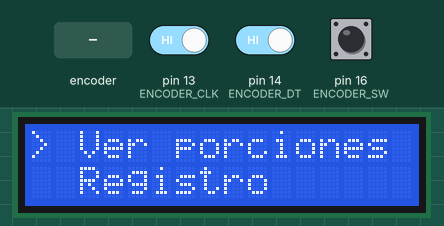
The sketch below on a simulated Arduino Uno, built with avr-gcc and run on an emulated ATmega328P. Shown: 16×2 character LCD. The test bench sets the inputs (shaded band); at power-on: pin 16 (ENCODER_SW) HIGH, pin 13 (ENCODER_CLK) HIGH, pin 14 (ENCODER_DT) HIGH.

Above: at 1.2 s.
1.3 s: rotary encoder on pin 13 (ENCODER_CLK) / pin 14 (ENCODER_DT) turned 3 steps (first pin leading)
At 2.3 s:
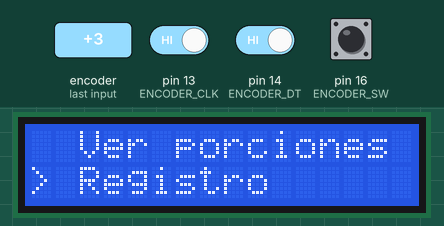
3.4 s: pin 16 (ENCODER_SW) driven LOW
At 4.6 s:
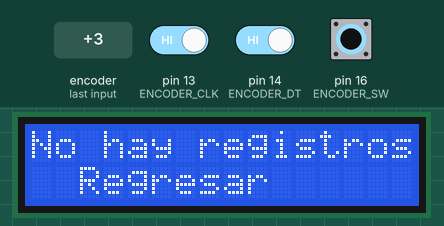
4.9 s: rotary encoder on pin 13 (ENCODER_CLK) / pin 14 (ENCODER_DT) turned 1 step (first pin leading)
At 5.7 s:
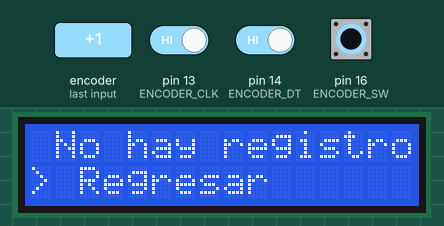
6.6 s: pin 16 (ENCODER_SW) pulsed HIGH 5 times (0.12 s each, 0.3 s apart)
At 8.4 s:
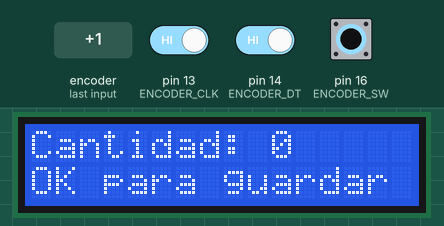
9.6 s: pin 16 (ENCODER_SW) pulsed HIGH 2 times (0.12 s each, 0.3 s apart)
At 11.1 s:
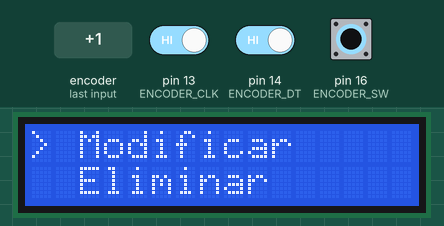
11.7 s: rotary encoder on pin 13 (ENCODER_CLK) / pin 14 (ENCODER_DT) turned 3 steps (first pin leading)
At 12.01 s:
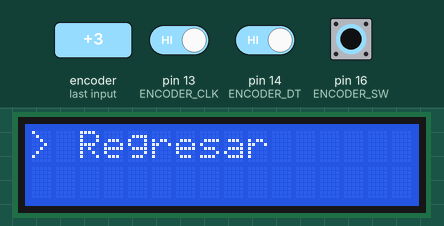
Timing chart, 0 to 14.7 s (numbered marks = the images above; inputs shaded):
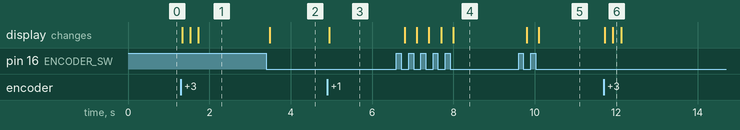

The sketch:

Pantalla_Encoder.ino
```cpp
#include <Wire.h>
#include <LiquidCrystal_I2C.h>

#define ENCODER_CLK 13
#define ENCODER_DT  14
#define ENCODER_SW  16

LiquidCrystal_I2C lcd(0x27, 16, 2);

int lastEncoderCLK = HIGH;
bool buttonPressed = false;

enum State {
  MAIN_MENU,
  VER_PORCIONES,
  CREAR_PORCION_HORA,
  CREAR_PORCION_MINUTO,
  CREAR_PORCION_CANTIDAD,
  PORCION_OPCIONES,
  MODIFICAR_HORA,
  MODIFICAR_MINUTO,
  MODIFICAR_CANTIDAD,
  REGISTRO
};

State menuState = MAIN_MENU;
int menuIndex = 0;
int scrollIndex = 0;
int selectedPorcion = -1;

struct Porcion {
  int cantidad = 0;
  int horaMinutos = 0; // minutos totales desde medianoche
  bool servido = false;
  int cantidadReal = 0;
  int horaServido = -1; // minutos totales cuando se sirvió
};

Porcion porciones[10];
int numPorciones = 0;

int editHora = 0;
int editMinuto = 0;

void setup() {
  pinMode(ENCODER_CLK, INPUT);
  pinMode(ENCODER_DT, INPUT);
  pinMode(ENCODER_SW, INPUT_PULLUP);
  lcd.init();
  lcd.backlight();
  mostrarMenu();
}

void loop() {
  // Lectura de giro del encoder
  int currentCLK = digitalRead(ENCODER_CLK);
  if (currentCLK != lastEncoderCLK && currentCLK == LOW) {
    if (digitalRead(ENCODER_DT) != currentCLK) {
      menuIndex++;  // Sentido horario
    } else {
      menuIndex--;  // Sentido antihorario
    }
    mostrarMenu();
  }
  lastEncoderCLK = currentCLK;

  // Lectura de clic del encoder
  if (digitalRead(ENCODER_SW) == LOW && !buttonPressed) {
    delay(50); // Antirrebote simple
    if (digitalRead(ENCODER_SW) == LOW) {
      buttonPressed = true;
      handleSelect();
      mostrarMenu();
    }
  } else if (digitalRead(ENCODER_SW) == HIGH) {
    buttonPressed = false;
  }
}


void mostrarMenu() {
  lcd.clear();
  switch (menuState) {
    case MAIN_MENU:
      if (menuIndex < 0) menuIndex = 1;
      if (menuIndex > 1) menuIndex = 0;
      lcd.setCursor(0, 0);
      lcd.print(menuIndex == 0 ? "> Ver porciones" : "  Ver porciones");
      lcd.setCursor(0, 1);
      lcd.print(menuIndex == 1 ? "> Registro" : "  Registro");
      break;

    case VER_PORCIONES:
      if (numPorciones == 0) {
        if (menuIndex < 0) menuIndex = 1;
        if (menuIndex > 1) menuIndex = 0;
        lcd.setCursor(0, 0);
        lcd.print(menuIndex == 0 ? "> Crear nueva" : "  Crear nueva");
        lcd.setCursor(0, 1);
        lcd.print(menuIndex == 1 ? "> Regresar" : "  Regresar");
      } else {
        if (menuIndex < 0) menuIndex = numPorciones;
        if (menuIndex > numPorciones) menuIndex = 0;

        for (int i = 0; i < 2; i++) {
          int idx = (scrollIndex + i) % (numPorciones + 1);
          lcd.setCursor(0, i);
          if (idx == menuIndex) lcd.print("> ");
          else lcd.print("  ");
          if (idx < numPorciones) {
            lcd.print("P");
            lcd.print(idx + 1);
            lcd.print(": ");
            lcd.print(porciones[idx].cantidad);
            lcd.print(" @ ");
            imprimirHora(porciones[idx].horaMinutos);
          } else {
            lcd.print("Regresar");
          }
        }
      }
      break;

    case PORCION_OPCIONES:
      if (menuIndex < 0) menuIndex = 2;
      if (menuIndex > 2) menuIndex = 0;

      if (menuIndex <= 1) {
        lcd.setCursor(0, 0);
        lcd.print(menuIndex == 0 ? "> Modificar" : "  Modificar");
        lcd.setCursor(0, 1);
        lcd.print(menuIndex == 1 ? "> Eliminar" : "  Eliminar");
      } else {
        lcd.setCursor(0, 0);
        lcd.print("> Regresar");
        lcd.setCursor(0, 1);
        lcd.print("                "); // limpia fila 1
      }
      break;

    case REGISTRO:
      if (numPorciones == 0) {
        lcd.setCursor(0, 0);
        lcd.print("No hay registros");
        lcd.setCursor(0, 1);
        lcd.print("Regresar");
        if (menuIndex < 0) menuIndex = 1;
        if (menuIndex > 1) menuIndex = 0;
        if (menuIndex == 1) {
          lcd.setCursor(0, 1);
          lcd.print("> Regresar");
          lcd.setCursor(0, 0);
          lcd.print(" No hay registros");
        } else {
          lcd.setCursor(0, 1);
          lcd.print("  Regresar");
        }
      } else {
        if (menuIndex < 0) menuIndex = numPorciones;
        if (menuIndex > numPorciones) menuIndex = 0;

        for (int i = 0; i < 2; i++) {
          int idx = (scrollIndex + i) % (numPorciones + 1);
          lcd.setCursor(0, i);
          if (idx == menuIndex) lcd.print("> ");
          else lcd.print("  ");
          if (idx < numPorciones && porciones[idx].servido) {
            lcd.print("P");
            lcd.print(idx + 1);
            lcd.print(": ");
            lcd.print(porciones[idx].cantidadReal);
            lcd.print(" @ ");
            imprimirHora(porciones[idx].horaServido);
          } else if (idx == numPorciones) {
            lcd.print("Regresar");
          } else {
            lcd.print("                "); // limpia espacio si nada que mostrar
          }
        }
      }
      break;

    case CREAR_PORCION_HORA:
      if (menuIndex < 0) menuIndex = 23;
      if (menuIndex > 23) menuIndex = 0;
      lcd.setCursor(0, 0);
      lcd.print("Hora: ");
      if (menuIndex < 10) lcd.print("0");
      lcd.print(menuIndex);
      lcd.setCursor(0, 1);
      lcd.print("OK para minutos");
      break;

    case CREAR_PORCION_MINUTO:
      if (menuIndex < 0) menuIndex = 59;
      if (menuIndex > 59) menuIndex = 0;
      lcd.setCursor(0, 0);
      lcd.print("Minutos: ");
      if (menuIndex < 10) lcd.print("0");
      lcd.print(menuIndex);
      lcd.setCursor(0, 1);
      lcd.print("OK para cantidad");
      break;

    case CREAR_PORCION_CANTIDAD:
      if (menuIndex < 0) menuIndex = 0;
      if (menuIndex > 99) menuIndex = 99;
      lcd.setCursor(0, 0);
      lcd.print("Cantidad: ");
      lcd.print(menuIndex);
      lcd.setCursor(0, 1);
      lcd.print("OK para guardar");
      break;

    case MODIFICAR_HORA:
      if (menuIndex < 0) menuIndex = 23;
      if (menuIndex > 23) menuIndex = 0;
      lcd.setCursor(0, 0);
      lcd.print("Hora: ");
      if (menuIndex < 10) lcd.print("0");
      lcd.print(menuIndex);
      lcd.setCursor(0, 1);
      lcd.print("OK para minutos");
      break;

    case MODIFICAR_MINUTO:
      if (menuIndex < 0) menuIndex = 59;
      if (menuIndex > 59) menuIndex = 0;
      lcd.setCursor(0, 0);
      lcd.print("Minutos: ");
      if (menuIndex < 10) lcd.print("0");
      lcd.print(menuIndex);
      lcd.setCursor(0, 1);
      lcd.print("OK para cantidad");
      break;

    case MODIFICAR_CANTIDAD:
      if (menuIndex < 0) menuIndex = 0;
      if (menuIndex > 99) menuIndex = 99;
      lcd.setCursor(0, 0);
      lcd.print("Cantidad: ");
      lcd.print(menuIndex);
      lcd.setCursor(0, 1);
      lcd.print("OK para guardar");
      break;
  }
}

void handleSelect() {
  switch (menuState) {
    case MAIN_MENU:
      if (menuIndex == 0) {
        menuState = VER_PORCIONES;
        menuIndex = 0;
        scrollIndex = 0;
      } else {
        menuState = REGISTRO;
        menuIndex = 0;
        scrollIndex = 0;
      }
      break;

    case VER_PORCIONES:
      if (numPorciones == 0) {
        if (menuIndex == 0) {
          menuState = CREAR_PORCION_HORA;
          menuIndex = 0;
        } else {
          menuState = MAIN_MENU;
          menuIndex = 0;
        }
      } else {
        if (menuIndex == numPorciones) {
          menuState = MAIN_MENU;
          menuIndex = 0;
        } else {
          selectedPorcion = menuIndex;
          menuState = PORCION_OPCIONES;
          menuIndex = 0;
        }
      }
      break;

    case PORCION_OPCIONES:
      if (menuIndex == 0) {
        menuState = MODIFICAR_HORA;
        editHora = porciones[selectedPorcion].horaMinutos / 60;
        editMinuto = porciones[selectedPorcion].horaMinutos % 60;
        menuIndex = editHora;
      } else if (menuIndex == 1) {
        // Eliminar porción
        for (int i = selectedPorcion; i < numPorciones - 1; i++) {
          porciones[i] = porciones[i + 1];
        }
        numPorciones--;
        menuState = VER_PORCIONES;
        menuIndex = 0;
      } else {
        menuState = VER_PORCIONES;
        menuIndex = 0;
      }
      break;

    case REGISTRO:
      if (menuIndex == 1 || numPorciones == 0) {
        menuState = MAIN_MENU;
        menuIndex = 0;
      }
      break;

    case CREAR_PORCION_HORA:
      editHora = menuIndex;
      menuIndex = 0;
      menuState = CREAR_PORCION_MINUTO;
      break;

    case CREAR_PORCION_MINUTO:
      editMinuto = menuIndex;
      menuState = CREAR_PORCION_CANTIDAD;
      menuIndex = 0;
      break;

    case CREAR_PORCION_CANTIDAD:
      {
        Porcion p;
        p.horaMinutos = editHora * 60 + editMinuto;
        p.cantidad = menuIndex;
        p.servido = false;
        p.cantidadReal = p.cantidad;
        p.horaServido = -1;
        if (numPorciones < 10) {
          porciones[numPorciones++] = p;
        }
        menuState = VER_PORCIONES;
        menuIndex = numPorciones - 1;
      }
      break;

    case MODIFICAR_HORA:
      editHora = menuIndex;
      menuIndex = 0;
      menuState = MODIFICAR_MINUTO;
      break;

    case MODIFICAR_MINUTO:
      editMinuto = menuIndex;
      menuState = MODIFICAR_CANTIDAD;
      menuIndex = porciones[selectedPorcion].cantidad;
      break;

    case MODIFICAR_CANTIDAD:
      porciones[selectedPorcion].horaMinutos = editHora * 60 + editMinuto;
      porciones[selectedPorcion].cantidad = menuIndex;
      menuState = VER_PORCIONES;
      menuIndex = selectedPorcion;
      break;
  }
}

void imprimirHora(int totalMinutos) {
  int h = totalMinutos / 60;
  int m = totalMinutos % 60;
  if (h < 10) lcd.print("0");
  lcd.print(h);
  lcd.print(":");
  if (m < 10) lcd.print("0");
  lcd.print(m);
}
```

Measured:
- after the input at 1.3 s, the display: changes at once (image 1)
- after the input at 3.4 s, the display: changes after 0.09 s (image 2)
- after the input at 4.9 s, the display: changes after 0.05 s (image 3)
- after the input at 6.6 s, the display: first changes after 0.20 s (image 4 shows a later state)
- after the input at 9.6 s, the display: first changes after 0.20 s (image 5 shows a later state)
- after the input at 11.7 s, the display: first changes at once (image 6 shows a later state)
